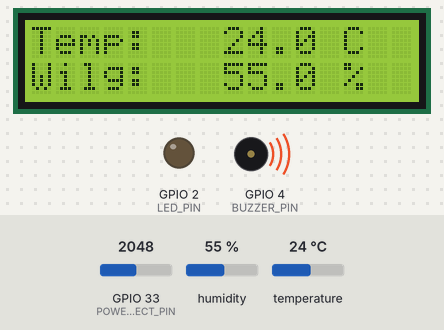
Simulated run of this program. Board: ESP32. Shown: 16×2 character LCD, output pins drawn as LEDs (lit = HIGH), buzzer (waves = sounding, pin HIGH). The test bench sets the inputs (shaded band); at power-on: GPIO 33 (POWER_DETECT_PIN) = 2048, humidity 55 %, temperature 24 °C. WiFi joins after 1.5 s; servers stay silent unless stated; no MQTT or app messages arrive unless stated; what the program prints to the serial monitor is not drawn. At 4.8 s the program puts the board to deep sleep or switches it off; the recording ends there.

Above: at 2.8 s.
2.9 s: GPIO 33 (POWER_DETECT_PIN) set to 960
At 4.2 s:
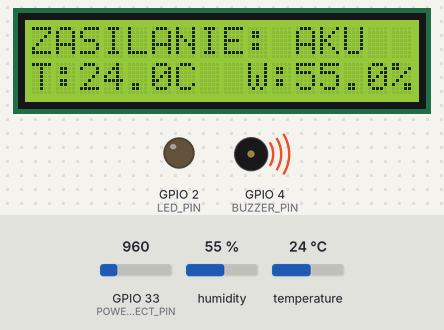
Timing chart, 0 to 4.8 s (numbered marks = the images above; inputs shaded):
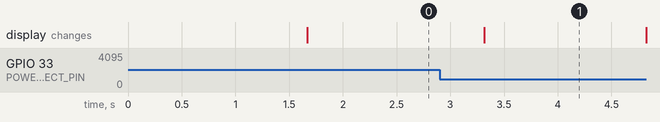

Measured:
- after the input at 2.9 s, the display: changes after 0.42 s (image 1)
- what the display in image 1 shows lasts 1.5 s, from 3.3 s to 4.8 s

The program:

main.cpp
```cpp
#include "display.h"
#include "sensor.h"
#include "network.h"
#include "power.h"
#include "alarm.h"

#include <Arduino.h>

float temperature = 0.0;
float humidity = 0.0;

RTC_DATA_ATTR float tempMin = 10.0;
RTC_DATA_ATTR float tempMax = 40.0;
RTC_DATA_ATTR float humMin = 10.0;
RTC_DATA_ATTR float humMax = 70.0;
RTC_DATA_ATTR bool wasOnBattery = false;

bool statusScreen = false;
bool startEventPending = false;
bool wakeEventPending = false;
bool alarmWasActive = false;
bool hasValidMeasurement = false;

String powerSource = "main";
String workMode = "active";

unsigned long lastMeasurementTime = 0;
const unsigned long measurementInterval = 30000;

unsigned long lastScreenTime = 0;
const unsigned long screenInterval = 5000;

void setup()
{
  Serial.begin(115200);

  esp_sleep_wakeup_cause_t wakeupCause = esp_sleep_get_wakeup_cause();

  if (wakeupCause != ESP_SLEEP_WAKEUP_TIMER)
  {
    startEventPending = true;
  }

  if (wakeupCause == ESP_SLEEP_WAKEUP_TIMER)
  {
    Serial.println("[SLEEP] Wake up from timer");
    wakeEventPending = true;
  }

  initDisplay();
  initSensor();
  initAlarm();
  initPower();

  updatePowerStatus();

  initNetwork();
  connectWIFI();

  if (isWiFiConnected())
  {
    connectMQTT();
  }

  lastMeasurementTime = millis() - measurementInterval;
}

void loop()
{
  updatePowerStatus();

  checkWIFI();

  if (isWiFiConnected())
  {
    checkMQTT();
  }

  processMQTT();

  if (startEventPending && isMQTTConnected())
  {
    publishSystemEvent(
        "START",
        "ESP32 started");

    startEventPending = false;
  }

  if (wakeEventPending && isMQTTConnected())
  {
    publishSystemEvent(
        "WAKE_UP",
        "ESP32 woke up from deep sleep");

    wakeEventPending = false;
  }

  if (powerSource == "main" && wasOnBattery && isMQTTConnected())
  {
    publishSystemEvent(
        "POWER_RESTORED",
        "Main power restored");

    publishDeviceStatus();

    wasOnBattery = false;
  }

  if (powerSource == "battery")
  {
    hasValidMeasurement = readSensor();

    if (hasValidMeasurement)
    {
      if (isMQTTConnected())
      {
        bool alarmStatus = checkAlarm();
        publishMeasurements(alarmStatus);
      }
    }
    else
    {
      Serial.println("[SENSOR] DHT22 measurement failed");
      lcdSensorError();

      publishSystemEvent(
          "SENSOR_ERROR",
          "DHT22 measurement failed");
    }

    enterDeepSleep();
  }

  if (millis() - lastMeasurementTime >= measurementInterval)
  {
    lastMeasurementTime = millis();
    bool previousMeasurementValid = hasValidMeasurement;
    bool sensorStatus = readSensor();

    hasValidMeasurement = sensorStatus;

    if (!sensorStatus)
    {
      Serial.println("[SENSOR] DHT22 błąd");
      lcdSensorError();

      if (isMQTTConnected())
      {
        publishSystemEvent(
            "SENSOR_ERROR",
            "DHT22 measurement failed");

        publishDeviceStatus();
      }
    }
    else
    {
      if (!previousMeasurementValid)
      {
        lcdMeasurements();
        statusScreen = true;
        lastScreenTime = millis();
      }

      Serial.print("[SENSOR] T=");
      Serial.print(temperature, 1);
      Serial.print(" C | H=");
      Serial.print(humidity, 1);
      Serial.println(" %");

      bool alarmStatus = checkAlarm();

      if (alarmStatus)
      {
        Serial.println("[ALARM] ON");
      }
      else
      {
        Serial.println("[ALARM] OFF");
      }

      if (isMQTTConnected())
      {
        publishMeasurements(alarmStatus);
        publishDeviceStatus();
      }
      else
      {
        Serial.println("[MQTT] Not connected - measurement skipped");
      }
    }
  }

  if (powerSource == "main" && hasValidMeasurement)
  {
    bool currentAlarm = checkAlarm();

    if (currentAlarm)
    {
      alarmON();
      lcdAlarm();
      alarmWasActive = true;
    }

    else if (!currentAlarm && alarmWasActive)
    {
      alarmOFF();
      lcdMeasurements();

      alarmWasActive = false;
      statusScreen = true;
      lastScreenTime = millis();
    }
    else if (!currentAlarm)
    {
      alarmOFF();
    }
  }

  if (powerSource == "main" &&
      hasValidMeasurement &&
      !alarmWasActive &&
      millis() - lastScreenTime >= screenInterval)
  {
    lastScreenTime = millis();

    if (statusScreen)
    {
      lcdStatus();
    }
    else
    {
      lcdMeasurements();
    }

    statusScreen = !statusScreen;
  }

  delay(100);
}
```

secrets_example.h
```cpp
#pragma once

const char *WIFI_SSID = "siec_wifi";
const char *WIFI_PASSWORD = "haslo_wifi";

const char *MQTT_SERVER = "adres";
const int MQTT_PORT = 1883;

#define MQTT_USERNAME "esp32"
#define MQTT_PASSWORD "haslo_mqtt"
```

alarm.cpp
```cpp
#include "alarm.h"
#include <Arduino.h>

#define BUZZER_PIN 4
#define LED_PIN 2

#define BUZZER_ON LOW
#define BUZZER_OFF HIGH

void alarmOFF()
{
  digitalWrite(LED_PIN, LOW);
  digitalWrite(BUZZER_PIN, BUZZER_OFF);
}

void alarmON()
{
  digitalWrite(LED_PIN, HIGH);
  digitalWrite(BUZZER_PIN, BUZZER_ON);
}

void initAlarm()
{
  pinMode(BUZZER_PIN, OUTPUT);
  pinMode(LED_PIN, OUTPUT);
  alarmOFF();
}
```

alarm.h
```cpp
#pragma once

void initAlarm();
void alarmON();
void alarmOFF();
```

display.cpp
```cpp
#include "display.h"
#include "network.h"
#include <Arduino.h>
#include <LiquidCrystal_I2C.h>
#include <Wire.h>

LiquidCrystal_I2C lcd(0x27, 16, 2);

extern float temperature;
extern float humidity;
extern float tempMax;
extern float tempMin;
extern float humMax;
extern float humMin;
extern bool hasValidMeasurement;
extern String powerSource;

void lcdMeasurements()
{
    lcd.setCursor(0, 0);
    lcd.print("Temp:   ");
    lcd.print(temperature, 1);
    lcd.print(" C  ");

    lcd.setCursor(0, 1);
    lcd.print("Wilg:   ");
    lcd.print(humidity, 1);
    lcd.print(" %  ");
}

void lcdAlarm()
{
    bool tempLow = temperature < tempMin;
    bool tempHigh = temperature > tempMax;

    bool humLow = humidity < humMin;
    bool humHigh = humidity > humMax;

    bool tempAlarm = tempLow || tempHigh;
    bool humAlarm = humLow || humHigh;

    lcd.setCursor(0, 0);
    lcd.print("ALARM!          ");

    lcd.setCursor(0, 1);

    if (tempAlarm && humAlarm)
    {
        if (tempLow)
        {
            lcd.print("T:NIS ");
        }
        else
        {
            lcd.print("T:WYS ");
        }

        if (humLow)
        {
            lcd.print("H:NIS     ");
        }
        else
        {
            lcd.print("H:WYS     ");
        }
    }
    else if (tempLow)
    {
        lcd.print("TEMP ZA NISKA   ");
    }
    else if (tempHigh)
    {
        lcd.print("TEMP ZA WYSOKA  ");
    }
    else if (humLow)
    {
        lcd.print("WILG ZA NISKA   ");
    }
    else if (humHigh)
    {
        lcd.print("WILG ZA WYSOKA  ");
    }
    else
    {
        lcd.print("ALARM           ");
    }
}

void lcdSensorError()
{
    lcd.setCursor(0, 0);
    lcd.print("BLAD CZUJNIKA   ");

    lcd.setCursor(0, 1);
    lcd.print("BRAK POMIARU    ");
}

void lcdBatterySleep()
{
    if (!hasValidMeasurement)
    {
        lcdSensorError();
        return;
    }
    lcd.clear();
    lcd.setCursor(0, 0);
    lcd.print("ZASILANIE: AKU  ");
    lcd.setCursor(0, 1);
    lcd.print("T:");
    lcd.print(temperature, 1);
    lcd.print("C");
    lcd.setCursor(9, 1);
    lcd.print("W:");
    lcd.print(humidity, 1);
    lcd.print("%");
}

void initDisplay()
{
    Wire.begin(17, 21);
    lcd.init();
    lcd.backlight();
    lcd.clear();
}
void lcdStatus()
{
    lcd.setCursor(0, 0);

    if (powerSource == "main")
    {
        lcd.print("Zasilanie: SIEC ");
    }
    else
    {
        lcd.print("Zasilanie: AKU  ");
    }

    lcd.setCursor(0, 1);

    if (isMQTTConnected())
    {
        lcd.print("MQTT: POLACZONY ");
    }
    else
    {
        lcd.print("MQTT: BRAK      ");
    }
}

void disableDisplay()
{
    lcd.clear();
    lcd.noBacklight();
}
```

display.h
```cpp
#pragma once

void initDisplay();
void lcdMeasurements();
void lcdStatus();
void lcdAlarm();
void lcdBatterySleep();
void lcdSensorError();
void disableDisplay();
```

network.cpp
```cpp
#include "network.h"
#include "secrets.h"

#include <ArduinoJson.h>
#include <PubSubClient.h>
#include <WiFi.h>

#define DEVICE_ID "nr1"
#define MQTT_CLIENT_ID "esp32_nr1"

#define MQTT_TOPIC_DATA "esp32/" DEVICE_ID "/data"
#define MQTT_TOPIC_CONFIG "esp32/" DEVICE_ID "/config"
#define MQTT_TOPIC_EVENT "esp32/" DEVICE_ID "/event"
#define MQTT_TOPIC_DEVICE_STATUS "esp32/" DEVICE_ID "/device_status"

WiFiClient espClient;
PubSubClient mqttClient(espClient);
bool wifiEventPending = false;

extern float temperature;
extern float humidity;

extern float tempMin;
extern float tempMax;

extern float humMin;
extern float humMax;

extern String powerSource;
extern String workMode;

void connectWIFI()
{
  Serial.print("[WIFI] Connecting");

  WiFi.begin(WIFI_SSID, WIFI_PASSWORD);

  int attempts = 0;

  while (WiFi.status() != WL_CONNECTED && attempts < 20)
  {
    delay(500);
    Serial.print(".");
    attempts++;
  }
  if (WiFi.status() == WL_CONNECTED)
  {
    Serial.println();
    Serial.print("[WIFI] Connected | IP: ");
    Serial.println(WiFi.localIP());
    wifiEventPending = true;
  }
  else
  {
    Serial.println();
    Serial.print("[WIFI] Connection failed | status=");
    Serial.println(WiFi.status());
  }
}

void checkWIFI()
{
  if (WiFi.status() == WL_CONNECTED)
  {
    return;
  }
  Serial.println("[WIFI] Disconnected");
  connectWIFI();
}

void publishDeviceStatus()
{
  if (!mqttClient.connected())
  {
    return;
  }
  JsonDocument doc;
  doc["device"] = DEVICE_ID;
  doc["power_source"] = powerSource;
  doc["work_mode"] = workMode;
  if (workMode == "deep_sleep")
  {
    doc["wifi_status"] = false;
    doc["mqtt_status"] = false;
  }
  else
  {
    doc["wifi_status"] = true;
    doc["mqtt_status"] = true;
  }
  char payload[192];
  serializeJson(doc, payload);
  mqttClient.publish(MQTT_TOPIC_DEVICE_STATUS, payload);
  Serial.println("[MQTT] Device status sent");
}

void publishSystemEvent(const char *eventType, const char *message)
{
  if (!mqttClient.connected())
  {
    return;
  }
  JsonDocument doc;
  doc["device"] = DEVICE_ID;
  doc["event_type"] = eventType;
  doc["message"] = message;
  char payload[160];
  serializeJson(doc, payload);
  mqttClient.publish(MQTT_TOPIC_EVENT, payload);
  Serial.print("[MQTT] Event sent: ");
  Serial.println(eventType);
}

void connectMQTT()
{
  mqttClient.setServer(MQTT_SERVER, MQTT_PORT);
  int attempts = 0;

  while (!mqttClient.connected() && attempts < 5)
  {
    if (mqttClient.connect(
            MQTT_CLIENT_ID,
            MQTT_USERNAME,
            MQTT_PASSWORD))
    {
      Serial.println("[MQTT] Connected");
      mqttClient.subscribe(MQTT_TOPIC_CONFIG);
      Serial.println("[MQTT] Config topic subscribed");

      publishSystemEvent("MQTT_CONNECTED", "MQTT connection");
      if (wifiEventPending)
      {
        publishSystemEvent("WIFI_CONNECTED", "WiFi connection");
        wifiEventPending = false;
      }
      publishDeviceStatus();
    }
    else
    {
      Serial.print("[MQTT] Connection failed");
      Serial.println(mqttClient.state());

      attempts++;
      delay(2000);
    }
  }

  if (!mqttClient.connected())
  {
    Serial.println("[MQTT] Connection unavailable");
  }
}

void checkMQTT()
{
  if (mqttClient.connected())
  {
    return;
  }
  Serial.println("[MQTT] Disconnected");
  connectMQTT();
}

void publishMeasurements(bool alarmStatus)
{
  if (!mqttClient.connected())
  {
    return;
  }
  String alarmReason = "";
  if (alarmStatus)
  {
    if (temperature < tempMin)
      alarmReason += "LOW_TEMP";
    else if (temperature > tempMax)
      alarmReason += "HIGH_TEMP";
    if (humidity < humMin)
    {
      if (alarmReason != "")
        alarmReason += "_AND_";

      alarmReason += "LOW_HUM";
    }
    else if (humidity > humMax)
    {
      if (alarmReason != "")
        alarmReason += "_AND_";

      alarmReason += "HIGH_HUM";
    }
  }
  JsonDocument doc;
  doc["device"] = DEVICE_ID;
  doc["temperature"] = temperature;
  doc["humidity"] = humidity;
  doc["alarm"] = alarmStatus;
  doc["alarm_reason"] = alarmReason;
  char payload[160];
  serializeJson(doc, payload);
  mqttClient.publish(MQTT_TOPIC_DATA, payload);
  Serial.println("[MQTT] Measurement sent");
}

void handleMqttMessage(char *topic, byte *payload, unsigned int length)
{
  if (String(topic) != MQTT_TOPIC_CONFIG)
  {
    return;
  }
  JsonDocument doc;
  if (deserializeJson(doc, payload, length))
  {
    Serial.println("[MQTT] Invalid configuration JSON");
    return;
  }
  if (!doc["temp_min"].is<float>() ||
      !doc["temp_max"].is<float>() ||
      !doc["hum_min"].is<float>() ||
      !doc["hum_max"].is<float>())
  {
    Serial.println("[MQTT] Missing or invalid configuration");
    return;
  }
  bool configChanged =
    tempMin != doc["temp_min"].as<float>() ||
    tempMax != doc["temp_max"].as<float>() ||
    humMin != doc["hum_min"].as<float>() ||
    humMax != doc["hum_max"].as<float>();

tempMin = doc["temp_min"];
tempMax = doc["temp_max"];
humMin = doc["hum_min"];
humMax = doc["hum_max"];

if (configChanged)
{
  Serial.println("[MQTT] New alarm thresholds");

  publishSystemEvent(
    "CONFIG_UPDATED",
    "Alarm thresholds updated");
}
}

void initNetwork()
{
  mqttClient.setCallback(handleMqttMessage);
}
bool isWiFiConnected()
{
  return WiFi.status() == WL_CONNECTED;
}
bool isMQTTConnected()
{
  return mqttClient.connected();
}
void processMQTT()
{
  if (mqttClient.connected())
  {
    mqttClient.loop();
  }
}
void disconnectMQTTForSleep()
{
  mqttClient.disconnect();
}
```

network.h
```cpp
#pragma once
#include <Arduino.h>

void connectWIFI();
void checkWIFI();

void connectMQTT();
void checkMQTT();

void publishMeasurements(bool alarmStatus);
void publishDeviceStatus();
void publishSystemEvent(const char *eventType, const char *message);

void handleMqttMessage(char *topic, byte *payload, unsigned int length);

void initNetwork();
bool isWiFiConnected();
bool isMQTTConnected();
void processMQTT();
void disconnectMQTTForSleep();
```

power.cpp
```cpp
#include "power.h"
#include "alarm.h"
#include "display.h"
#include "network.h"

#include <Arduino.h>

#define POWER_DETECT_PIN 33
#define DEEP_SLEEP_TIME_SECONDS 30

bool lastMainPowerState = true;
extern bool wasOnBattery;

extern String powerSource;
extern String workMode;

void initPower()
{
  pinMode(POWER_DETECT_PIN, INPUT);
  lastMainPowerState = analogRead(POWER_DETECT_PIN) > 1000;
}

void updatePowerStatus()
{
  int powerValue = analogRead(POWER_DETECT_PIN);
  bool mainPowerPresent = powerValue > 1000;

  if (mainPowerPresent)
  {
    powerSource = "main";
    workMode = "active";
  }
  else
  {
    powerSource = "battery";
    workMode = "active";
  }

  if (mainPowerPresent != lastMainPowerState)
  {
    if (!mainPowerPresent)
    {
      publishSystemEvent("POWER_LOSS", "Main power lost");
      Serial.println("[POWER] Main power lost");
    }

    publishDeviceStatus();
    lastMainPowerState = mainPowerPresent;
  }
}

void enterDeepSleep()
{
  wasOnBattery = true;
  workMode = "deep_sleep";

  publishSystemEvent("DEEP_SLEEP_ENTER", "ESP32 entering deep sleep");

  publishDeviceStatus();

  processMQTT();
  delay(300);

  disconnectMQTTForSleep();

  alarmOFF();
  lcdBatterySleep();
  delay(1500);
  disableDisplay();

  Serial.print("[SLEEP] Entering deep sleep for ");
  Serial.print(DEEP_SLEEP_TIME_SECONDS);
  Serial.println(" s");
  Serial.flush();

  esp_sleep_enable_timer_wakeup(DEEP_SLEEP_TIME_SECONDS * 1000000ULL);

  esp_deep_sleep_start();
}
```

power.h
```cpp
#pragma once

void initPower();
void updatePowerStatus();
void enterDeepSleep();
```

sensor.cpp
```cpp
#include "sensor.h"

#include <Arduino.h>
#include <DHT.h>

#define DHT_PIN 19
#define DHT_TYPE DHT22

DHT dht(DHT_PIN, DHT_TYPE);

extern float temperature;
extern float humidity;

extern float tempMin;
extern float tempMax;

extern float humMin;
extern float humMax;

void initSensor()
{
  dht.begin();
}

bool readSensor()
{
    float newTemperature = dht.readTemperature();
    float newHumidity = dht.readHumidity();

    if (isnan(newTemperature) || isnan(newHumidity))
    {
        return false;
    }

    temperature = newTemperature;
    humidity = newHumidity;

    return true;
}

bool checkAlarm()
{
  if (temperature > tempMax || humidity > humMax || temperature < tempMin || humidity < humMin)
  {
    return true;
  }
  else
  {
    return false;
  }
}
```

sensor.h
```cpp
#pragma once

void initSensor();
bool readSensor();
bool checkAlarm();
```
